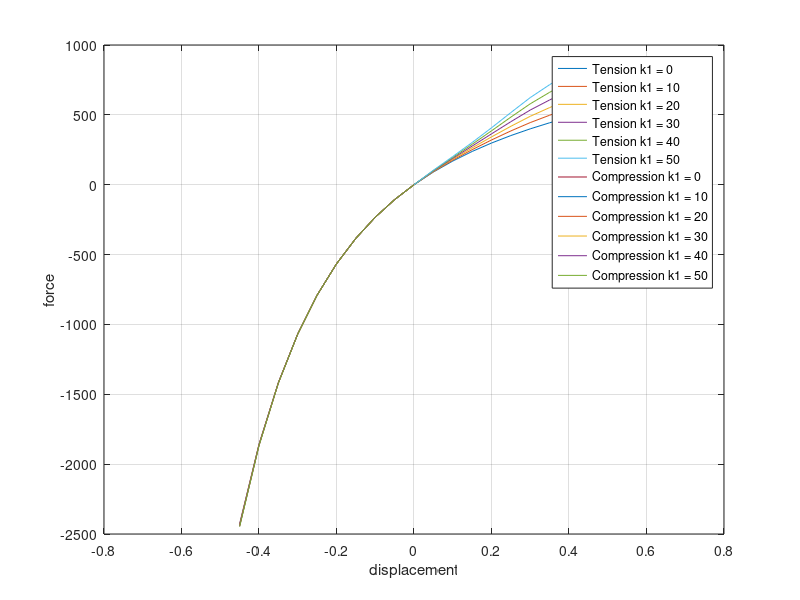

Reproduce this figure in MATLAB.
close all
clear
clc

Displacement = [0.0, 0.05, 0.1, 0.15000000000000002, 0.2, 0.25, 0.30000000000000004, 0.35000000000000003, 0.4, 0.45];

% tissue orientation [1,0,0]

% k1 = 0
Tension0 = [-2.134657609528058e-27, 91.00404166891487, 169.54981059824803, 238.03719043570646, 298.33952020635115, 351.9251657934373, 399.9474510753262, 443.3132059931279, 482.81536217709623, 519.0870664625577];
Compression0 = [-2.134657609528058e-27, -106.5344514861878, -232.6302817794351, -383.54203974331705, -566.2248874970625, -789.9701471556211, -1067.3027647952588, -1415.2643509276627, -1857.4027683162442, -2427.2303194169335];

% k1 = 10
Tension10 = [-2.134657609528058e-27, 93.46366356477606, 175.99020401970347, 250.86333063997634, 320.2563394612743, 385.06345051729204, 444.76683280885317, 497.37687557432037, 546.5722937037638, 595.9906405503216];
Compression10 = [3.250044141225416e-07, -106.53445127386505, -232.63028177943443, -383.5443046072731, -566.2485842582355, -790.1055555079347, -1067.781917626318, -1416.6582038226416, -1860.5355105761905, -2433.989603349328];

% k1 = 20
Tension20 = [-2.134657609528058e-27, 95.9445899083046, 182.47320612816424, 263.73626690189724, 342.19835944969566, 418.2284420379136, 489.764590470771, 552.0418159968756, 610.3541834155266, 672.7236821802351];
Compression20 = [-6.263274141750273e-09, -106.5344507525911, -232.63028177943414, -383.5465574583063, -566.2716556170401, -790.2308392881395, -1068.2087187898646, -1417.7760458464497, -1862.9763018112174, -2438.4814151778346];

% k1 = 30
Tension30 = [-2.134657609528058e-27, 98.4221656551056, 188.93608609032538, 276.54019302427156, 363.988257473226, 451.165256689384, 534.5513704900086, 606.7111328829996, 673.7183393604896, 748.8503281267332];
Compression30 = [-7.619843161266356e-09, -106.5344502684823, -232.630281779435, -383.5487761384026, -566.2939251931841, -790.3465623736362, -1068.5928862796295, -1418.6983404207267, -1864.9458579065188, -2442.0077357383952];

% k1 = 40
Tension40 = [-2.134657609528058e-27, 100.8965801560019, 195.38089441105572, 289.2858333607557, 385.6567759832141, 483.9259942033305, 579.171229498019, 661.3604618696513, 736.7844407193559, 824.5674283125522];
Compression40 = [-2.134657609528058e-27, -106.5344514861878, -232.6302817794351, -383.5509615117507, -566.3154520585999, -790.4542263584594, -1068.9359432848858, -1419.4814483837597, -1866.5888953748151, -2444.9514635574546];

% k1 = 50
Tension50 = [-2.134657609528058e-27, 103.36800622768293, 201.80936892033588, 301.9814879915867, 407.225803484953, 516.5459080477119, 623.6548911987663, 715.9776890373668, 799.6206339343635, 899.9792080573259];
Compression50 = [-2.134657609528058e-27, -106.5344514861878, -232.6302817794351, -383.5531144106016, -566.3362882365093, -790.5549873460617, -1069.244163865563, -1420.1603190516332, -1868.0017513807902, -2447.466927913647];


plot(Displacement, Tension0);
hold on
plot(Displacement, Tension10);
plot(Displacement, Tension20);
plot(Displacement, Tension30);
plot(Displacement, Tension40);
plot(Displacement, Tension50);

plot(-Displacement, Compression0);
plot(-Displacement, Compression10);
plot(-Displacement, Compression20);
plot(-Displacement, Compression30);
plot(-Displacement, Compression40);
plot(-Displacement, Compression50);

grid on
xlabel('displacement')
ylabel('force')
legend(...
    'Tension k1 = 0',...
    'Tension k1 = 10',...
    'Tension k1 = 20',...
    'Tension k1 = 30',...
    'Tension k1 = 40',...
    'Tension k1 = 50',...
    'Compression k1 = 0',...
    'Compression k1 = 10',...
    'Compression k1 = 20',...
    'Compression k1 = 30',...
    'Compression k1 = 40',...
    'Compression k1 = 50')

% k1 = 100
% Tension100 = [-2.134657609528058e-27, 93.46366356477606, 175.99020401970347, 250.86333063997634, 320.2563394612743, 385.06345051729204, 444.76683280885317, 497.37687557432037, 546.5722937037638, 595.9906405503216];
% Compression100 = [-2.134657609528058e-27, -106.5344514861878, -232.6302817794351, -383.54430460727286, -566.2485842582337, -790.1055555079366, -1067.7819176263197, -1416.658203822643, -1860.5355105761878, -2433.9896033493255];


% 
% Compression = [-2.134657609528058e-27, -106.53999472190857, -232.64397400529057, -383.5684448036199, -566.2713548202039, -790.0473886772179, -1067.4250921621963, -1415.4472430345859, -1857.660961221284, -2427.541499320024];
% Tension = [-2.134657609528058e-27, 90.97917846735885, 169.48463397770138, 237.9071582628486, 298.1169463787407, 351.5884947851915, 399.4930595664174, 442.7676791042166, 482.1671264893403, 518.3033248125929];
% 
% figure
% plot(Displacement,Tension);
% hold on
% plot(Displacement,-Compression);
% legend("tension","compression");
% title("Tissue orientation [0,1,0] k1 = 0.1")

